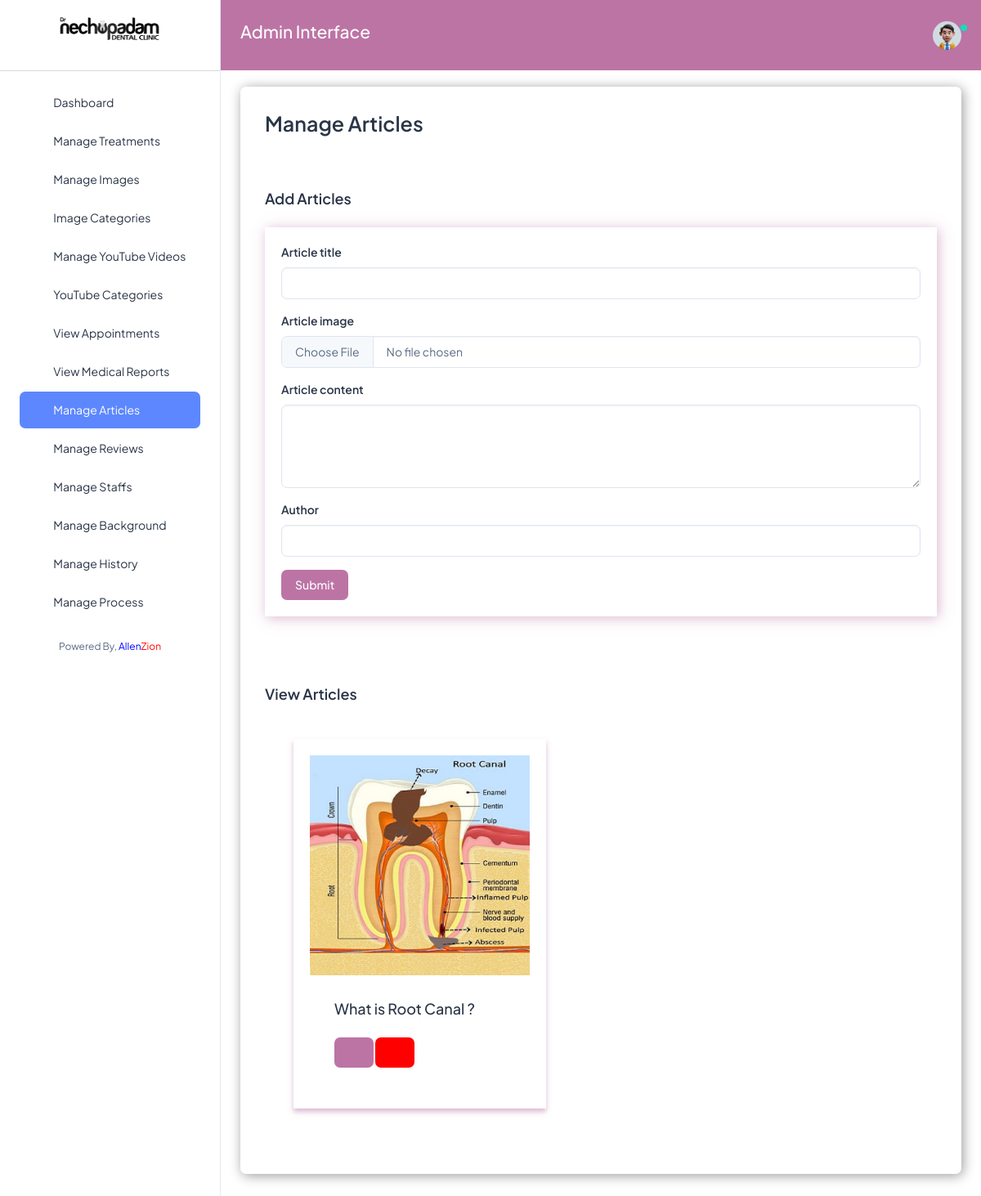
The app's page /articles (signed in) with its own data.
### nechuwebapp/models.py (models this page shows, shortened)
class Article(models.Model):
    title = models.CharField(max_length=200)
    category = models.CharField(max_length=200)
    image = models.ImageField(upload_to='myimages/', null=True, blank=True)
    author = models.CharField(max_length=200)
    content = models.TextField()
    uploaded_date = models.DateTimeField(auto_now_add=True)
    edited_date = models.DateTimeField(auto_now=True)
    @property
    def imageURL(self):
        try:
            url = self.image.url
        except:
            url = ''
        return  url

### nechuwebapp/views.py (the view)
# urls.py: path('articles', views.articles, name='articles'),
def articles(request):
    articles = Article.objects.all()
    context = {'articles':articles}
    return render(request, 'nechuadmin/articles.html', context)

### nechuwebapp/templates/nechuadmin/articles.html (shortened to what this page needs)
{% extends 'nechuadmin/base.html' %}
{% load static %}
{% block content %}
<h1 class="card-title fw-semibold mb-4" style="font-size:25px;">Manage Articles</h1>
<br>
<br>
<h5 class="card-title fw-semibold mb-4">Add Articles</h5>
  <div class="custom-card" style="box-shadow: 2px 2px 15px rgba(188, 116, 165, 0.5); padding: 20px;">
    <form action="{% url 'add_article' %}" enctype="multipart/form-data" method="POST">
      <div class="mb-3">
        <label for="treatmentTitle" class="form-label">Article title</label>
        <input type="text" class="form-control" id="treatmentTitle" aria-describedby="titleHelp" name="title">
      </div>
      <div class="mb-3">
        <label for="treatmentImage" class="form-label">Article image</label>
        <input type="file" class="form-control" id="treatmentImage" name="image">
      </div>
      <div class="mb-3">
        <label for="treatmentDescription" class="form-label">Article content</label>
        <textarea class="form-control" id="treatmentDescription" rows="4" name="content"></textarea>
      </div>
      <div class="mb-3">
        <label for="treatmentTitl" class="form-label">Author</label>
        <input type="text" class="form-control" id="treatmentTitl" aria-describedby="titleHelp" name="author">
      </div>
      <button type="submit" class="btn" style="background-color:#bc74a5; color:white;">Submit</button>
    </form>
  </div>
<br>
<br>
<br>
<br>
<h5 class="card-title fw-semibold mb-4">View Articles</h5>
<br>
<div class="card-container">
  {% for i in articles %}
    <div class="custom-cardtwo" onclick="window.location.href='{% url 'singlearticle' i.pk %}'">
      <img src="{{i.imageURL}}" alt="Treatment Image" style="width: 100%;">
      <div class="card-body">
        <h5 class="card-title">{{i.title}}</h5>
        <a href="{% url 'edit_article' i.pk %}"><button class="btn btn-square" style="background-color:#bc74a5; color:white;">
          <i class="ti ti-pencil fs-5"></i>
        </button></a>
        <a href="{% url 'delete_article' i.pk %}"><button class="btn btn-square" style="background-color:red; color:white;">
          <i class="ti ti-trash fs-5"></i>
        </button>
      </div></a>
    </div>
  {% endfor %}
</div>
{% endblock %}

### nechuwebapp/templates/nechuadmin/base.html (style rules this page uses)
.custom-card { box-shadow: 2px 2px 15px rgba(0, 0, 0, 0.4); }

### nechuwebapp/templates/nechuadmin/articles.html (style rules this page uses)
.card-container { display: flex; flex-wrap: wrap; justify-content: space-between; gap: 10px; margin: 0 35px; }
.custom-cardtwo { box-shadow: 0 4px 6px rgba(188, 116, 165, 0.5); width: calc(42% - 7px); padding: 20px; cursor: pointer; transition: transform 0.2s; margin-bottom:50px; }

### records on screen
Article: imageURL (picture), title "What is Root Canal ?"
